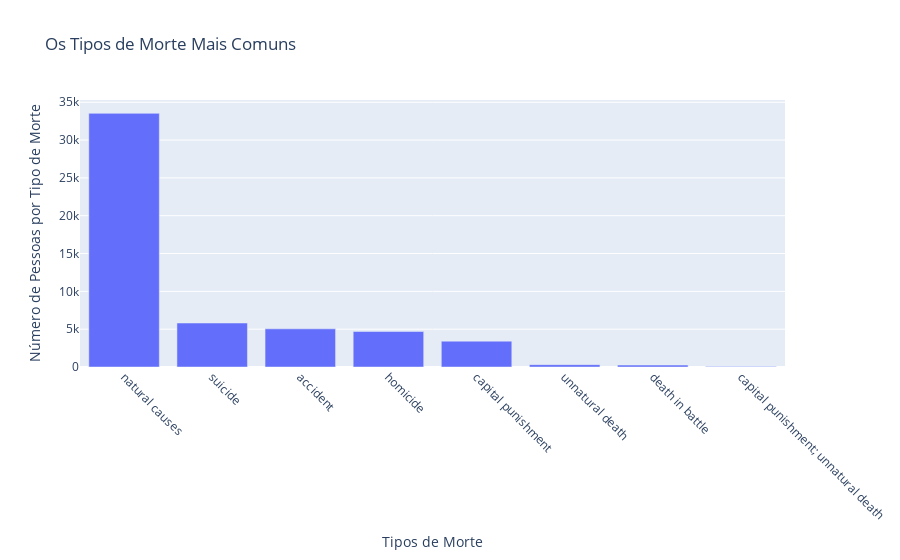

The cell this chart's notebook holds for it:
### Code cell
fig = px.bar(x=morte.index, y=morte.values,labels={'x': 'Tipos de Morte', 'y': 'Número de Pessoas por Tipo de Morte'},
             title='Os Tipos de Morte Mais Comuns')

fig.update_xaxes(tickangle=45)

fig.show()

### Figure 1 — Plotly figure (JSON) as saved in the notebook; plotly's stock layout.template omitted (floating-point values rounded to 4 significant figures)
{"data": [{"alignmentgroup": "True", "hovertemplate": "Tipos de Morte=%{x}<br>Número de Pessoas por Tipo de Morte=%{y}<extra></extra>", "legendgroup": "", "marker": {"color": "#636efa", "pattern": {"shape": ""}}, "name": "", "offsetgroup": "", "orientation": "v", "showlegend": false, "textposition": "auto", "type": "bar", "x": ["natural causes", "suicide", "accident", "homicide", "capital punishment", "unnatural death", "death in battle", "capital punishment; unnatural death"], "xaxis": "x", "y": [33532, 5814, 5044, 4692, 3415, 308, 250, 79], "yaxis": "y"}], "layout": {"barmode": "relative", "legend": {"tracegroupgap": 0}, "title": {"text": "Os Tipos de Morte Mais Comuns"}, "xaxis": {"anchor": "y", "domain": [0, 1], "tickangle": 45, "title": {"text": "Tipos de Morte"}}, "yaxis": {"anchor": "x", "domain": [0, 1], "title": {"text": "Número de Pessoas por Tipo de Morte"}}}}
